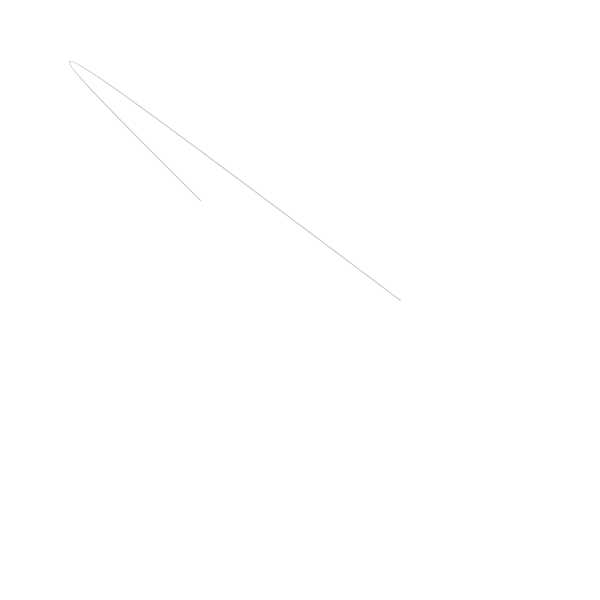
Frame 1 (no input)
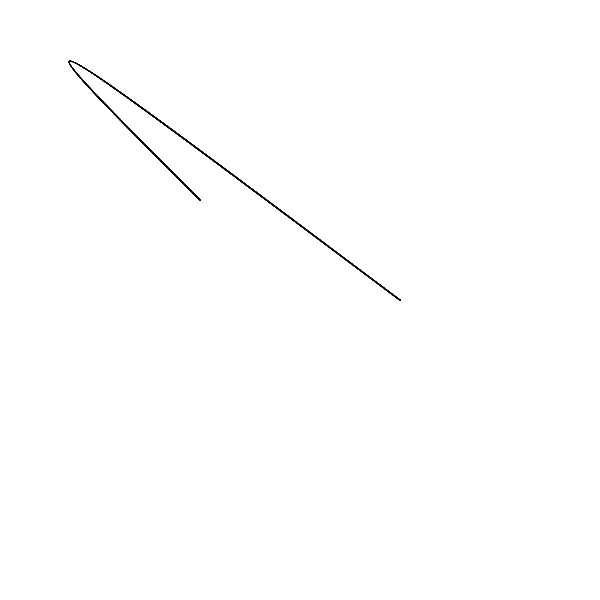
Frame 60 (the mouse pressed at the canvas centre just before this capture)
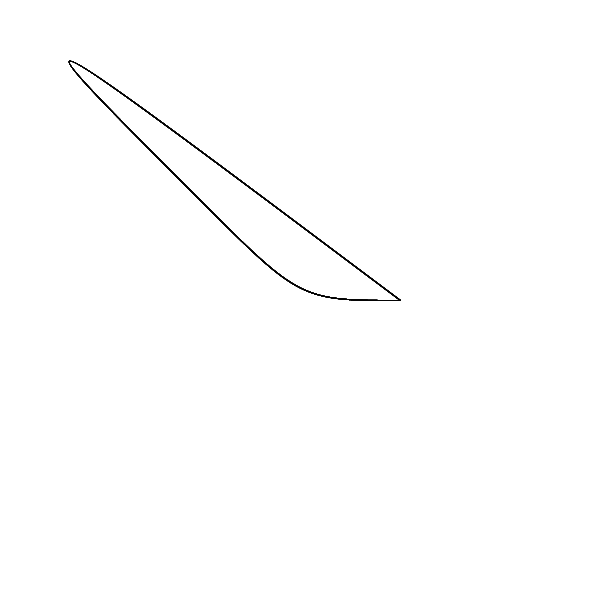
Frame 120 (the mouse held since frame 60 and released just before this capture)

The Processing sketch that drew these frames (run headless with seeded random() and noise(); from frame 60 on, the mouse is pressed at the canvas centre):

// Processing sketch: processing_99226
// ── processing_99226.pde

void setup(){
size (600,600);
background (255);
}
void draw (){
 stroke(0,60);
 noFill();
bezier(200,200,mouseX,mouseY,mouseX,mouseY,400,300);
}
